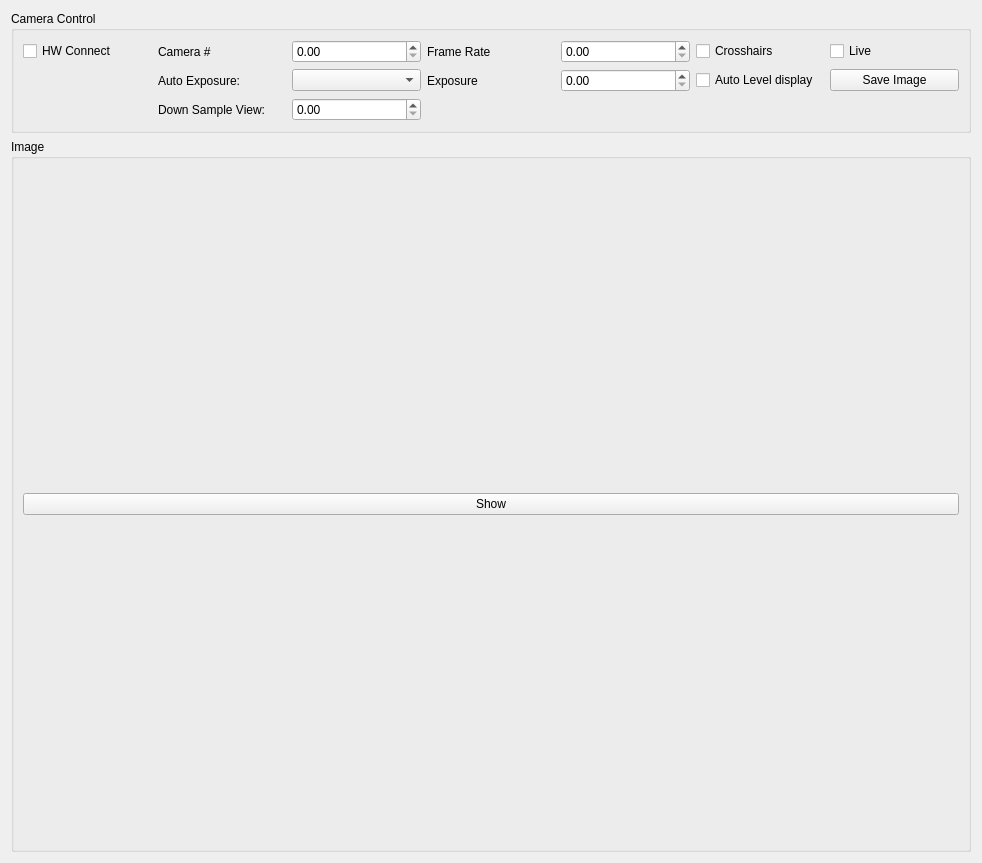
<?xml version="1.0" encoding="UTF-8"?>
<ui version="4.0">
 <class>Form</class>
 <widget class="QWidget" name="Form">
  <property name="geometry">
   <rect>
    <x>0</x>
    <y>0</y>
    <width>982</width>
    <height>863</height>
   </rect>
  </property>
  <property name="windowTitle">
   <string>Form</string>
  </property>
  <layout class="QGridLayout" name="gridLayout_2" rowstretch="0,1">
   <item row="1" column="0">
    <widget class="QGroupBox" name="plot_groupBox">
     <property name="title">
      <string>Image</string>
     </property>
     <layout class="QVBoxLayout" name="verticalLayout_2">
      <item>
       <widget class="QPushButton" name="show_pushButton">
        <property name="text">
         <string>Show</string>
        </property>
       </widget>
      </item>
     </layout>
    </widget>
   </item>
   <item row="0" column="0">
    <widget class="QGroupBox" name="control_groupBox">
     <property name="title">
      <string>Camera Control</string>
     </property>
     <layout class="QGridLayout" name="gridLayout">
      <item row="2" column="4">
       <layout class="QGridLayout" name="gridLayout_3">
        <item row="0" column="3">
         <widget class="QLabel" name="label_2">
          <property name="text">
           <string>Frame Rate</string>
          </property>
         </widget>
        </item>
        <item row="0" column="2">
         <widget class="QDoubleSpinBox" name="cam_index_doubleSpinBox"/>
        </item>
        <item row="1" column="2">
         <widget class="QComboBox" name="auto_exposure_comboBox"/>
        </item>
        <item row="1" column="5">
         <widget class="QCheckBox" name="auto_level_checkBox">
          <property name="text">
           <string>Auto Level display</string>
          </property>
         </widget>
        </item>
        <item row="1" column="3">
         <widget class="QLabel" name="label">
          <property name="text">
           <string>Exposure</string>
          </property>
         </widget>
        </item>
        <item row="0" column="5">
         <widget class="QCheckBox" name="crosshairs_checkBox">
          <property name="text">
           <string>Crosshairs</string>
          </property>
         </widget>
        </item>
        <item row="0" column="6">
         <widget class="QCheckBox" name="live_checkBox">
          <property name="text">
           <string>Live</string>
          </property>
         </widget>
        </item>
        <item row="0" column="1">
         <widget class="QLabel" name="label_3">
          <property name="text">
           <string>Camera #</string>
          </property>
         </widget>
        </item>
        <item row="1" column="1">
         <widget class="QLabel" name="label_4">
          <property name="text">
           <string>Auto Exposure:</string>
          </property>
         </widget>
        </item>
        <item row="0" column="0">
         <widget class="QCheckBox" name="cam_connect_checkBox">
          <property name="text">
           <string>HW Connect</string>
          </property>
         </widget>
        </item>
        <item row="0" column="4">
         <widget class="QDoubleSpinBox" name="framerate_doubleSpinBox"/>
        </item>
        <item row="1" column="4">
         <widget class="QDoubleSpinBox" name="exp_doubleSpinBox"/>
        </item>
        <item row="1" column="6">
         <widget class="QPushButton" name="save_pushButton">
          <property name="text">
           <string>Save Image</string>
          </property>
         </widget>
        </item>
        <item row="2" column="1">
         <widget class="QLabel" name="label_5">
          <property name="text">
           <string>Down Sample View:</string>
          </property>
         </widget>
        </item>
        <item row="2" column="2">
         <widget class="QDoubleSpinBox" name="downsample_view_doubleSpinBox"/>
        </item>
       </layout>
      </item>
     </layout>
    </widget>
   </item>
  </layout>
 </widget>
 <resources/>
 <connections/>
</ui>
